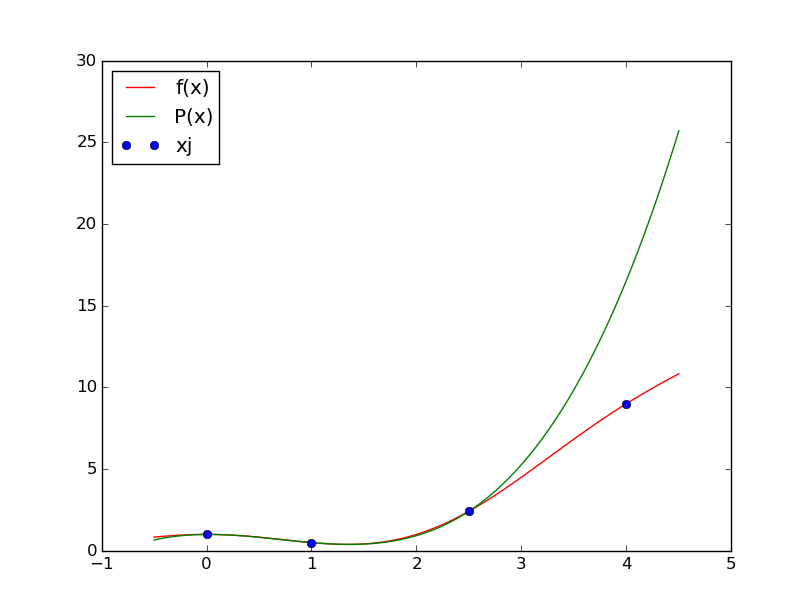

Reproduce this figure in Python.
import one_func
import numpy as np
import matplotlib.pyplot as pp

v = [0.0,1.0,2.5,4.0]
x,F,P = one_func.P3(v)
f2 = np.vectorize(one_func.f)
x2 = np.array(v)
pts = f2(x2)
pp.plot(x,F,'r-',label='f(x)')
pp.plot(x,P,'g-',label='P(x)')
pp.plot(x2,pts,'bo',label='xj')
pp.legend(loc='upper left')
pp.show()
